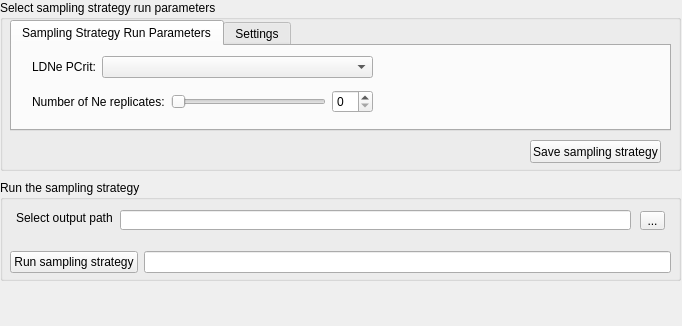
      <widget class="QWidget" name="page_9">
       <property name="geometry">
        <rect>
         <x>0</x>
         <y>0</y>
         <width>682</width>
         <height>326</height>
        </rect>
       </property>
       <attribute name="label">
        <string>Step 6 - Run / re-run sampling strategy</string>
       </attribute>
       <widget class="QGroupBox" name="groupBox_31">
        <property name="geometry">
         <rect>
          <x>0</x>
          <y>0</y>
          <width>681</width>
          <height>171</height>
         </rect>
        </property>
        <property name="title">
         <string>Select sampling strategy run parameters</string>
        </property>
        <widget class="QPushButton" name="pushButton_10">
         <property name="geometry">
          <rect>
           <x>530</x>
           <y>140</y>
           <width>131</width>
           <height>23</height>
          </rect>
         </property>
         <property name="text">
          <string>Save sampling strategy</string>
         </property>
        </widget>
        <widget class="QTabWidget" name="tabWidget_5">
         <property name="geometry">
          <rect>
           <x>10</x>
           <y>20</y>
           <width>661</width>
           <height>111</height>
          </rect>
         </property>
         <property name="currentIndex">
          <number>0</number>
         </property>
         <widget class="QWidget" name="tab_10">
          <attribute name="title">
           <string>Sampling Strategy Run Parameters</string>
          </attribute>
          <widget class="QWidget" name="layoutWidget">
           <property name="geometry">
            <rect>
             <x>20</x>
             <y>40</y>
             <width>341</width>
             <height>31</height>
            </rect>
           </property>
           <layout class="QHBoxLayout" name="horizontalLayout_36">
            <item>
             <widget class="QLabel" name="label_67">
              <property name="text">
               <string>Number of Ne replicates:</string>
              </property>
             </widget>
            </item>
            <item>
             <widget class="QSlider" name="horizontalSlider_54">
              <property name="orientation">
               <enum>Qt::Horizontal</enum>
              </property>
             </widget>
            </item>
            <item>
             <widget class="QSpinBox" name="spinBox_46"/>
            </item>
           </layout>
          </widget>
          <widget class="QWidget" name="layoutWidget">
           <property name="geometry">
            <rect>
             <x>20</x>
             <y>10</y>
             <width>341</width>
             <height>22</height>
            </rect>
           </property>
           <layout class="QHBoxLayout" name="horizontalLayout_37">
            <item>
             <widget class="QLabel" name="label_28">
              <property name="sizePolicy">
               <sizepolicy hsizetype="Fixed" vsizetype="Preferred">
                <horstretch>0</horstretch>
                <verstretch>0</verstretch>
               </sizepolicy>
              </property>
              <property name="text">
               <string>LDNe PCrit:</string>
              </property>
             </widget>
            </item>
            <item>
             <widget class="QComboBox" name="comboBox_13"/>
            </item>
           </layout>
          </widget>
         </widget>
         <widget class="QWidget" name="tab_11">
          <attribute name="title">
           <string>Settings</string>
          </attribute>
         </widget>
        </widget>
       </widget>
       <widget class="QGroupBox" name="groupBox_9">
        <property name="geometry">
         <rect>
          <x>0</x>
          <y>180</y>
          <width>681</width>
          <height>101</height>
         </rect>
        </property>
        <property name="title">
         <string>Run the sampling strategy</string>
        </property>
        <widget class="QLabel" name="label_32">
         <property name="geometry">
          <rect>
           <x>16</x>
           <y>30</y>
           <width>101</width>
           <height>16</height>
          </rect>
         </property>
         <property name="text">
          <string>Select output path</string>
         </property>
        </widget>
        <widget class="QToolButton" name="toolButton_5">
         <property name="geometry">
          <rect>
           <x>640</x>
           <y>31</y>
           <width>25</width>
           <height>19</height>
          </rect>
         </property>
         <property name="text">
          <string>...</string>
         </property>
        </widget>
        <widget class="QLineEdit" name="lineEdit_17">
         <property name="geometry">
          <rect>
           <x>120</x>
           <y>30</y>
           <width>511</width>
           <height>20</height>
          </rect>
         </property>
        </widget>
        <widget class="QWidget" name="layoutWidget">
         <property name="geometry">
          <rect>
           <x>10</x>
           <y>70</y>
           <width>661</width>
           <height>25</height>
          </rect>
         </property>
         <layout class="QHBoxLayout" name="horizontalLayout_39">
          <item>
           <widget class="QPushButton" name="pushButton_12">
            <property name="text">
             <string>Run sampling strategy</string>
            </property>
           </widget>
          </item>
          <item>
           <widget class="QLineEdit" name="lineEdit_15"/>
          </item>
         </layout>
        </widget>
       </widget>
      </widget>
